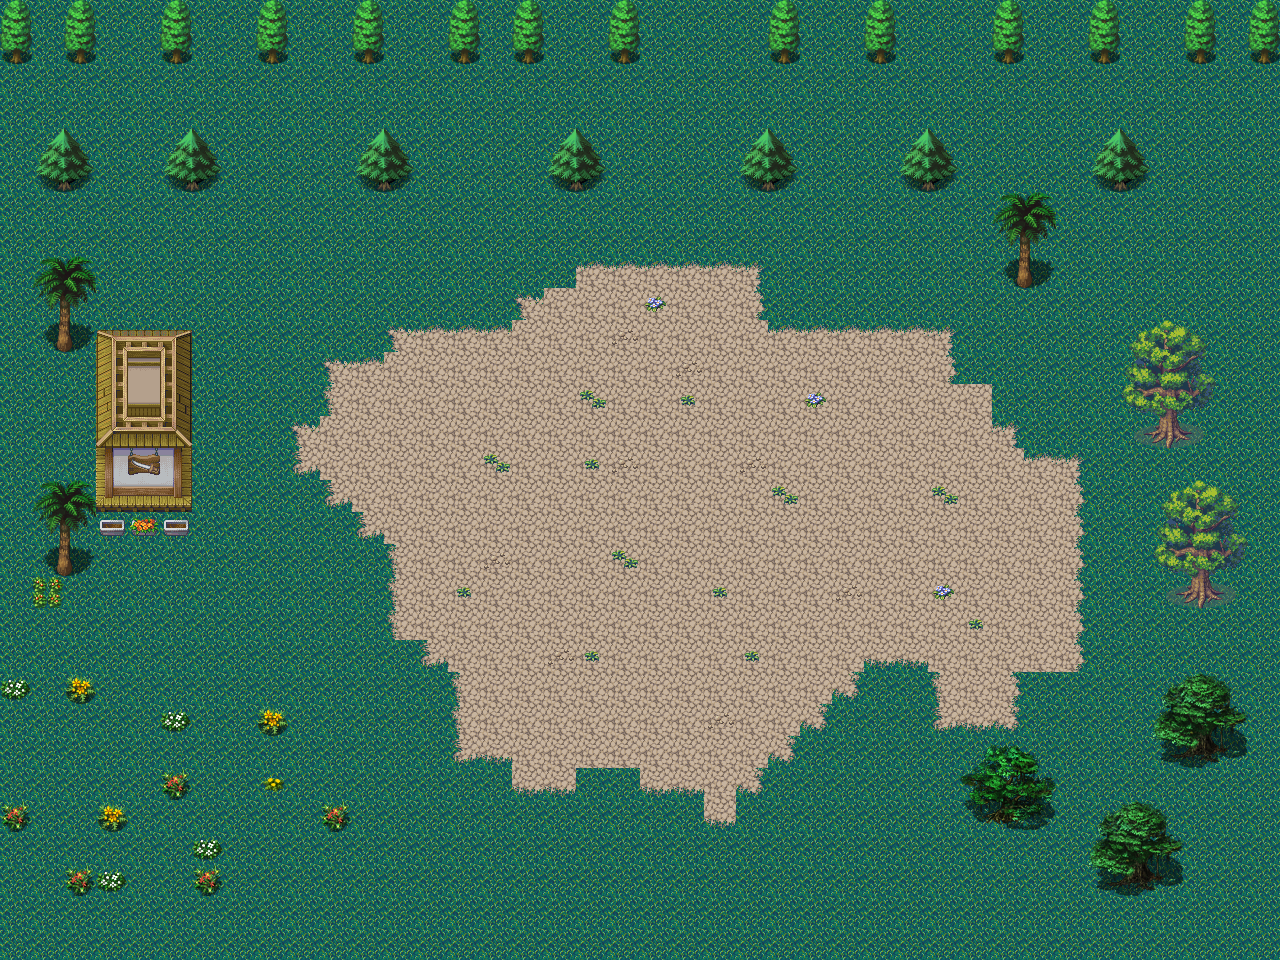

Below is a game level as drawn by its tile map, then a one-line description and the .tmx that defines it (tile-layer data replaced by summaries):
An orthogonal 40x30 tile map with 32x32 px tiles, 1 tile layer (background).

<map version="1.0" orientation="orthogonal" renderorder="right-down" width="40" height="30" tilewidth="32" tileheight="32" nextobjectid="1">
 <tileset firstgid="1" name="bg" tilewidth="32" tileheight="32" tilecount="1200" columns="40">
  <image source="bg.png" width="1280" height="960" />
 </tileset>
 <layer name="background" width="40" height="30">
  <data>[1200 cells, 1200 non-empty, 1200 distinct tile ids]</data>
 </layer>
</map>